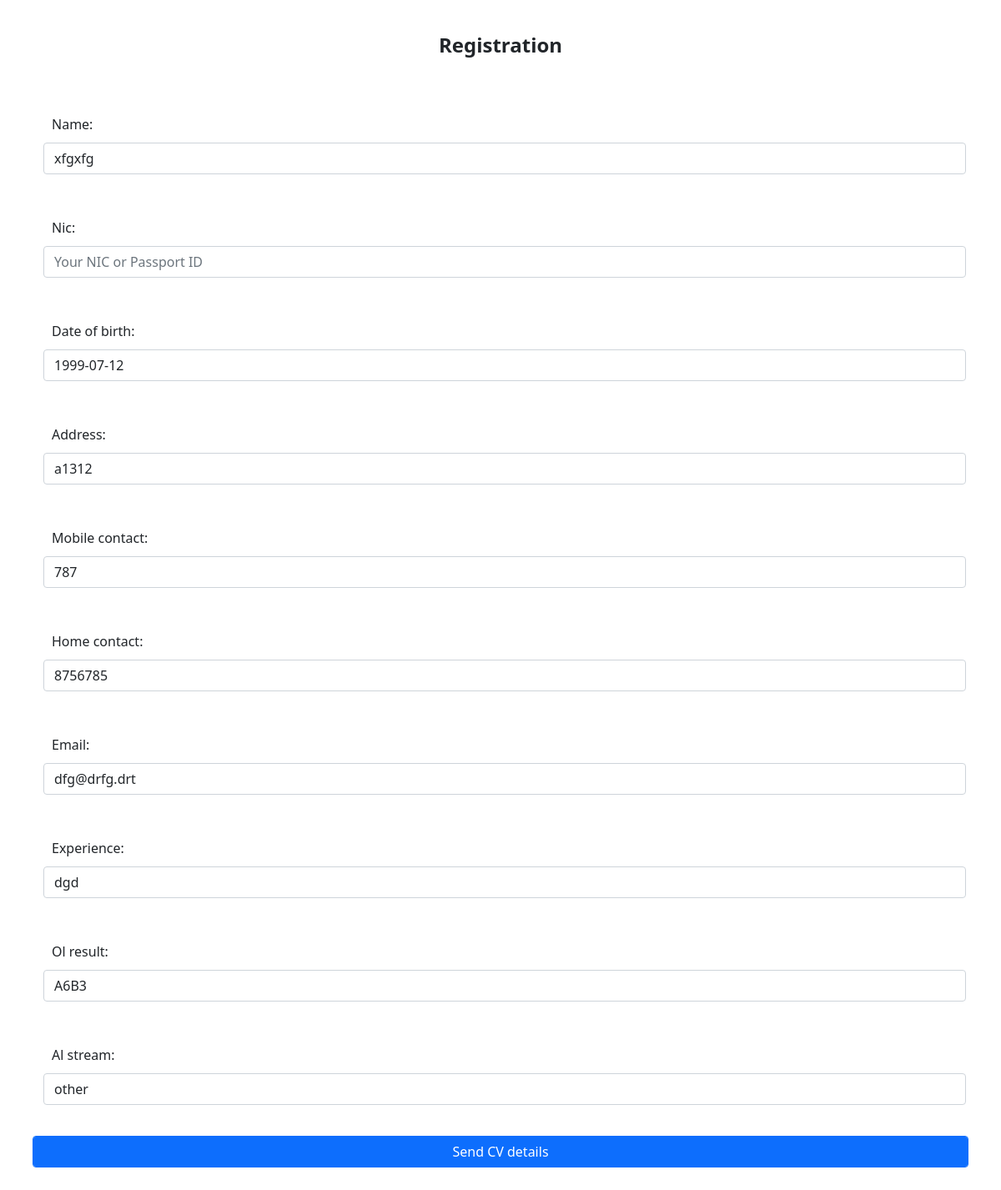
Page /updatecv/3/ on the earlier database version.
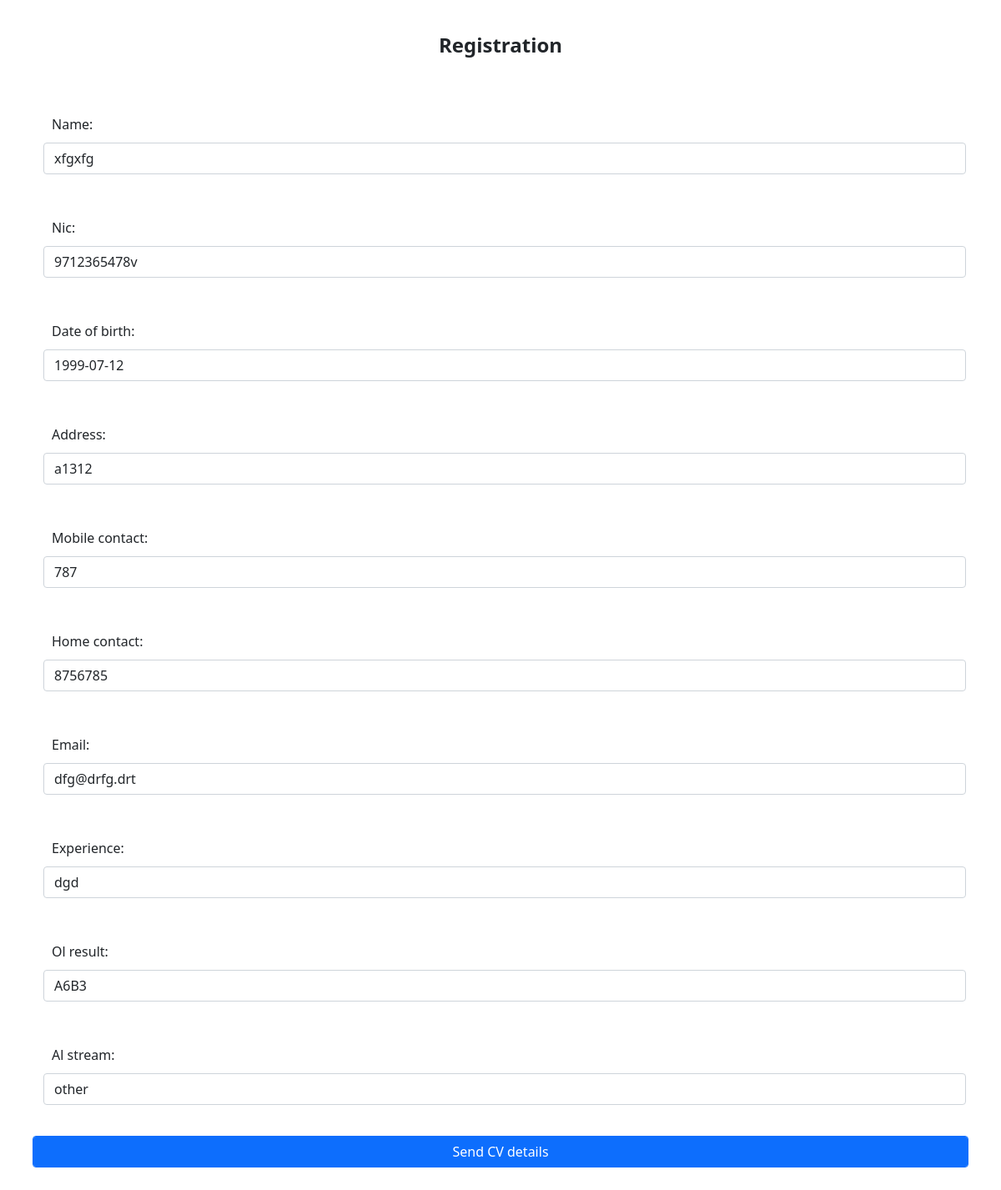
Same page on the later database version.
### CVgenr/models.py (models this page shows, shortened)
class Cvdetails(models.Model):
    name = models.CharField(max_length=100, null=True)
    nic = models.CharField(max_length=20, null=True)
    date_of_birth = models.DateField(max_length=20, null=True)
    address = models.CharField(max_length=100, null=True)
    mobile_contact = models.CharField(max_length=10, null=True)
    home_contact = models.CharField(max_length=10, null=True)
    email = models.CharField(max_length=100, null=True)
    experience = models.CharField(max_length=100, null=True)
    ol_result = models.CharField(max_length=100, null=True)
    al_stream = models.CharField(max_length=100, null=True)
    date_created = models.DateTimeField(auto_now_add=True, null=True)

### CVgenr/views.py (the view)
# urls.py: path('updatecv/<str:pk>/', views.updatecv, name="updatecv"),
def updatecv(request, pk):
    cvdata = Cvdetails.objects.get(id=pk)
    form = CvDetailsForm(instance = cvdata)
    if request.method == 'POST':
        form = Cvdetails(request.POST, instance = cvdata)
        if form.is_valid():
            form.save()
            return redirect('/button')
    context = {'form':form}
    return render(request, 'CVpages/dilcvcreate.html', context)

### CVgenr/forms.py
class CvDetailsForm(ModelForm):
    class Meta:
        model = Cvdetails
        fields = '__all__'

### CVdemo/context_processors.py (called while the page is built)
def project_context(request):
    context = {
        'me':User.objects.first(),
    }
    return context

### CVgenr/templates/CVpages/dilcvcreate.html (shortened to what this page needs)
{% load static %}
<!DOCTYPE html>
<html lang="en">
<head>
    <link href="https://cdn.jsdelivr.net/npm/bootstrap@5.0.2/dist/css/bootstrap.min.css" rel="stylesheet">
    <link rel="stylesheet" type="text/css" href="{% static '/css/style.css' %}">
</head>
<body>
    <div class="row">
        <div class="col">
            <center>
                <h4><b> Registration </b></h4>
            </center>
        </div>
    </div>
    <div class="container">
        <form action="" method="POST" class="row g-3">
            {{form.as_p}}
            <input type="submit" name="Submit" value="Send CV details" class="btn btn-primary">
        </form>
    </div>
</body>
</html>

Differences in the rows shown:
changed Cvdetails "xfgxfg": nic (not shown) → "9712365478v"
